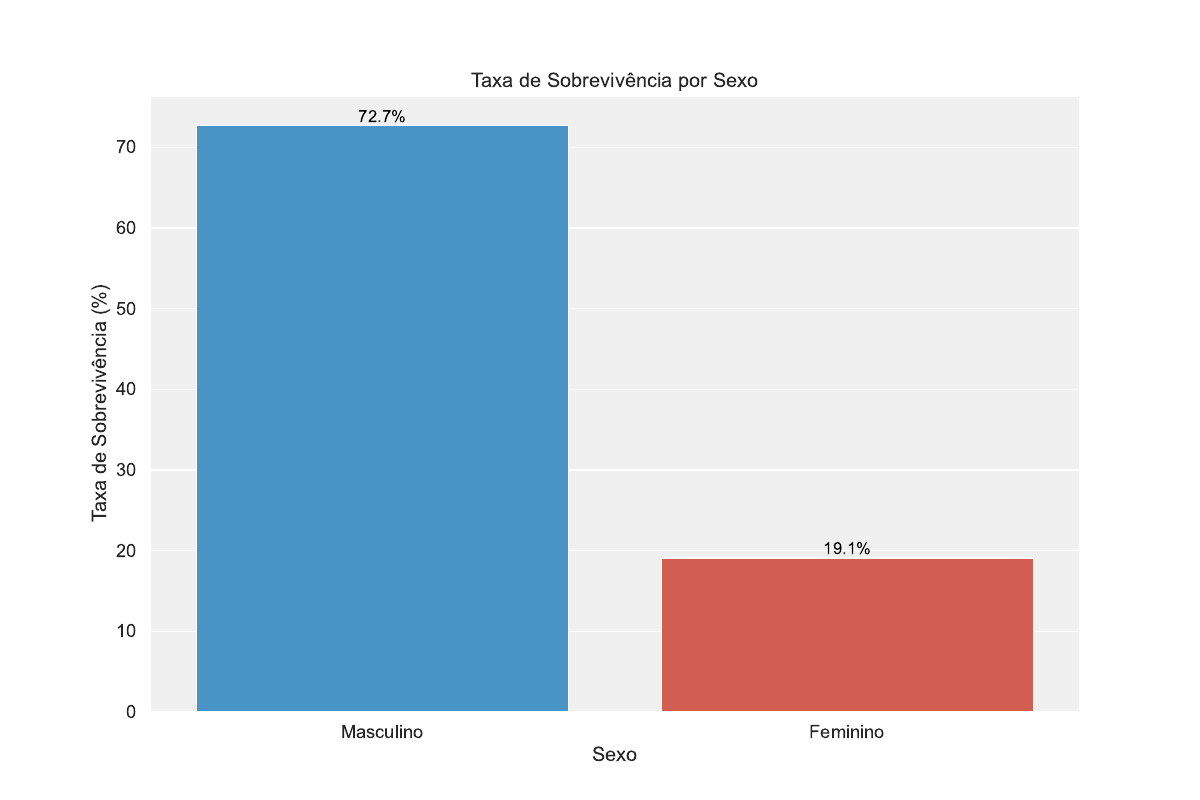

Write Python code to recreate this figure.
import pandas as pd
import numpy as np
import matplotlib.pyplot as plt
import seaborn as sns
from matplotlib.backends.backend_pdf import PdfPages
import os

# Configurando estilo de plots
plt.style.use('seaborn-v0_8-darkgrid')
sns.set(font_scale=1.2)
plt.rcParams['figure.figsize'] = (12, 8)
plt.rcParams['axes.facecolor'] = '#f0f0f0'

# Definindo paleta de cores para gráficos
cores = ['#3498db', '#e74c3c', '#2ecc71', '#f39c12', '#9b59b6']

# Função para carregar e pré-processar dados
def carregar_dados(arquivo):
    print(f"Carregando dados de {arquivo}...")
    # Carregamento dos dados
    df = pd.read_csv(arquivo, sep=';')
    
    # Visualização inicial dos dados
    print("\nInformações do Dataset:")
    print(f"Número de registros: {df.shape[0]}")
    print(f"Número de colunas: {df.shape[1]}")
    
    # Verificação de valores nulos
    print("\nValores nulos por coluna:")
    print(df.isnull().sum())
    
    # Conversão de tipos - tratar valores nulos antes da conversão para int
    # Primeiro, vamos garantir que não haja valores nulos em 'survived'
    if df['survived'].isnull().any():
        print(f"Atenção: {df['survived'].isnull().sum()} valores nulos encontrados na coluna 'survived'. Preenchendo com 0.")
        df['survived'] = df['survived'].fillna(0)
    
    # Agora podemos converter com segurança
    df['survived'] = df['survived'].astype(int)
    
    # Tratamento da coluna de idade
    df['age'] = pd.to_numeric(df['age'], errors='coerce')
    
    # Criando coluna para classificar como criança (menos de 18 anos)
    df['is_child'] = df['age'] < 18
    
    # Convertendo valores de fare (tarifa) para numérico
    df['fare'] = df['fare'].str.replace(',', '.').astype(float)
    
    return df

# Função para analisar taxa de sobrevivência por sexo
def analisar_sobrevivencia_por_sexo(df):
    print("\nAnálise de sobrevivência por sexo:")
    sobrev_sexo = df.groupby('sex')['survived'].mean().reset_index()
    total_por_sexo = df.groupby('sex').size().reset_index(name='total')
    
    sobrev_sexo = pd.merge(sobrev_sexo, total_por_sexo, on='sex')
    sobrev_sexo['survived_count'] = (sobrev_sexo['survived'] * sobrev_sexo['total']).astype(int)
    sobrev_sexo['taxa_sobrevivencia'] = sobrev_sexo['survived'] * 100
    
    print(sobrev_sexo[['sex', 'taxa_sobrevivencia', 'survived_count', 'total']])
    
    fig, ax = plt.subplots()
    sns.barplot(x='sex', y='taxa_sobrevivencia', data=sobrev_sexo, palette=[cores[0], cores[1]], ax=ax)
    ax.set_title('Taxa de Sobrevivência por Sexo')
    ax.set_xlabel('Sexo')
    ax.set_ylabel('Taxa de Sobrevivência (%)')
    ax.set_xticklabels(['Masculino', 'Feminino'])
    
    # Adicionar rótulos de porcentagem
    for i, p in enumerate(ax.patches):
        ax.annotate(f'{p.get_height():.1f}%', 
                   (p.get_x() + p.get_width() / 2., p.get_height()), 
                   ha='center', va='bottom', fontsize=12, color='black')
    
    return fig, sobrev_sexo

# Função para analisar taxa de sobrevivência por idade (crianças vs adultos)
def analisar_sobrevivencia_por_idade(df):
    print("\nAnálise de sobrevivência por idade (crianças vs adultos):")
    # Remover registros sem idade definida
    df_idade = df.dropna(subset=['age'])
    
    sobrev_idade = df_idade.groupby('is_child')['survived'].mean().reset_index()
    total_por_idade = df_idade.groupby('is_child').size().reset_index(name='total')
    
    sobrev_idade = pd.merge(sobrev_idade, total_por_idade, on='is_child')
    sobrev_idade['survived_count'] = (sobrev_idade['survived'] * sobrev_idade['total']).astype(int)
    sobrev_idade['taxa_sobrevivencia'] = sobrev_idade['survived'] * 100
    
    sobrev_idade['categoria'] = sobrev_idade['is_child'].map({True: 'Crianças (<18)', False: 'Adultos (≥18)'})
    
    print(sobrev_idade[['categoria', 'taxa_sobrevivencia', 'survived_count', 'total']])
    
    fig, ax = plt.subplots()
    sns.barplot(x='categoria', y='taxa_sobrevivencia', data=sobrev_idade, palette=[cores[2], cores[3]], ax=ax)
    ax.set_title('Taxa de Sobrevivência por Idade')
    ax.set_xlabel('Categoria de Idade')
    ax.set_ylabel('Taxa de Sobrevivência (%)')
    
    # Adicionar rótulos de porcentagem
    for i, p in enumerate(ax.patches):
        ax.annotate(f'{p.get_height():.1f}%', 
                   (p.get_x() + p.get_width() / 2., p.get_height()), 
                   ha='center', va='bottom', fontsize=12, color='black')
    
    return fig, sobrev_idade

# Função para analisar taxa de sobrevivência por classe
def analisar_sobrevivencia_por_classe(df):
    print("\nAnálise de sobrevivência por classe:")
    sobrev_classe = df.groupby('pclass')['survived'].mean().reset_index()
    total_por_classe = df.groupby('pclass').size().reset_index(name='total')
    
    sobrev_classe = pd.merge(sobrev_classe, total_por_classe, on='pclass')
    sobrev_classe['survived_count'] = (sobrev_classe['survived'] * sobrev_classe['total']).astype(int)
    sobrev_classe['taxa_sobrevivencia'] = sobrev_classe['survived'] * 100
    
    print(sobrev_classe[['pclass', 'taxa_sobrevivencia', 'survived_count', 'total']])
    
    fig, ax = plt.subplots()
    sns.barplot(x='pclass', y='taxa_sobrevivencia', data=sobrev_classe, palette=cores[:3], ax=ax)
    ax.set_title('Taxa de Sobrevivência por Classe')
    ax.set_xlabel('Classe')
    ax.set_ylabel('Taxa de Sobrevivência (%)')
    
    # Adicionar rótulos de porcentagem
    for i, p in enumerate(ax.patches):
        ax.annotate(f'{p.get_height():.1f}%', 
                   (p.get_x() + p.get_width() / 2., p.get_height()), 
                   ha='center', va='bottom', fontsize=12, color='black')
    
    return fig, sobrev_classe

# Função para análise cruzada: classe, sexo e taxa de sobrevivência
def analisar_sobrevivencia_classe_sexo(df):
    print("\nAnálise cruzada de sobrevivência por classe e sexo:")
    sobrev_classe_sexo = df.groupby(['pclass', 'sex'])['survived'].mean().reset_index()
    total_por_classe_sexo = df.groupby(['pclass', 'sex']).size().reset_index(name='total')
    
    sobrev_classe_sexo = pd.merge(sobrev_classe_sexo, total_por_classe_sexo, on=['pclass', 'sex'])
    sobrev_classe_sexo['survived_count'] = (sobrev_classe_sexo['survived'] * sobrev_classe_sexo['total']).astype(int)
    sobrev_classe_sexo['taxa_sobrevivencia'] = sobrev_classe_sexo['survived'] * 100
    
    print(sobrev_classe_sexo[['pclass', 'sex', 'taxa_sobrevivencia', 'survived_count', 'total']])
    
    fig, ax = plt.subplots()
    sns.barplot(x='pclass', y='taxa_sobrevivencia', hue='sex', data=sobrev_classe_sexo, palette=[cores[0], cores[1]], ax=ax)
    ax.set_title('Taxa de Sobrevivência por Classe e Sexo')
    ax.set_xlabel('Classe')
    ax.set_ylabel('Taxa de Sobrevivência (%)')
    ax.legend(title='Sexo', labels=['Masculino', 'Feminino'])
    
    # Adicionar rótulos de porcentagem
    for i, p in enumerate(ax.patches):
        ax.annotate(f'{p.get_height():.1f}%', 
                   (p.get_x() + p.get_width() / 2., p.get_height()), 
                   ha='center', va='bottom', fontsize=10, color='black')
    
    return fig, sobrev_classe_sexo

# Função para análise cruzada: classe, idade (criança/adulto) e taxa de sobrevivência
def analisar_sobrevivencia_classe_idade(df):
    print("\nAnálise cruzada de sobrevivência por classe e idade:")
    # Remover registros sem idade definida
    df_idade = df.dropna(subset=['age'])
    
    sobrev_classe_idade = df_idade.groupby(['pclass', 'is_child'])['survived'].mean().reset_index()
    total_por_classe_idade = df_idade.groupby(['pclass', 'is_child']).size().reset_index(name='total')
    
    sobrev_classe_idade = pd.merge(sobrev_classe_idade, total_por_classe_idade, on=['pclass', 'is_child'])
    sobrev_classe_idade['survived_count'] = (sobrev_classe_idade['survived'] * sobrev_classe_idade['total']).astype(int)
    sobrev_classe_idade['taxa_sobrevivencia'] = sobrev_classe_idade['survived'] * 100
    
    sobrev_classe_idade['categoria'] = sobrev_classe_idade['is_child'].map({True: 'Crianças (<18)', False: 'Adultos (≥18)'})
    
    print(sobrev_classe_idade[['pclass', 'categoria', 'taxa_sobrevivencia', 'survived_count', 'total']])
    
    fig, ax = plt.subplots()
    sns.barplot(x='pclass', y='taxa_sobrevivencia', hue='categoria', data=sobrev_classe_idade, palette=[cores[2], cores[3]], ax=ax)
    ax.set_title('Taxa de Sobrevivência por Classe e Idade')
    ax.set_xlabel('Classe')
    ax.set_ylabel('Taxa de Sobrevivência (%)')
    
    # Adicionar rótulos de porcentagem
    for i, p in enumerate(ax.patches):
        ax.annotate(f'{p.get_height():.1f}%', 
                   (p.get_x() + p.get_width() / 2., p.get_height()), 
                   ha='center', va='bottom', fontsize=10, color='black')
    
    return fig, sobrev_classe_idade

# Função principal para executar todas as análises
def analisar_dados_titanic(arquivo):
    # Carregar e processar os dados
    df = carregar_dados(arquivo)
    
    # Remover o arquivo PDF antigo se ele existir
    output_pdf = 'analise_titanic.pdf'
    if os.path.exists(output_pdf):
        try:
            os.remove(output_pdf)
            print(f"Arquivo antigo {output_pdf} removido com sucesso.")
        except Exception as e:
            print(f"Não foi possível remover o arquivo antigo: {e}")
    
    # Criar figuras individualmente
    fig_sexo, dados_sexo = analisar_sobrevivencia_por_sexo(df)
    fig_idade, dados_idade = analisar_sobrevivencia_por_idade(df)
    fig_classe, dados_classe = analisar_sobrevivencia_por_classe(df)
    fig_classe_sexo, dados_classe_sexo = analisar_sobrevivencia_classe_sexo(df)
    fig_classe_idade, dados_classe_idade = analisar_sobrevivencia_classe_idade(df)
    
    # Gerar conclusões baseadas nos dados
    gerar_conclusoes(dados_sexo, dados_idade, dados_classe_sexo, dados_classe_idade)
    
    # Salvar figuras em PDF após todas as análises estarem concluídas
    try:
        with PdfPages(output_pdf) as pdf:
            pdf.savefig(fig_sexo)
            pdf.savefig(fig_idade)
            pdf.savefig(fig_classe)
            pdf.savefig(fig_classe_sexo)
            pdf.savefig(fig_classe_idade)
            
        # Fechar todas as figuras para liberar memória
        plt.close(fig_sexo)
        plt.close(fig_idade)
        plt.close(fig_classe)
        plt.close(fig_classe_sexo)
        plt.close(fig_classe_idade)
        
        print(f"\nAnálise concluída. Os resultados foram salvos em '{output_pdf}'")
    except Exception as e:
        print(f"\nErro ao salvar o PDF: {e}")
        print("Tentando salvar as figuras individualmente como arquivos PNG...")
        
        # Plano B: Salvar figuras individuais como PNG se o PDF falhar
        fig_sexo.savefig('sobrevivencia_por_sexo.png')
        fig_idade.savefig('sobrevivencia_por_idade.png')
        fig_classe.savefig('sobrevivencia_por_classe.png')
        fig_classe_sexo.savefig('sobrevivencia_por_classe_e_sexo.png')
        fig_classe_idade.savefig('sobrevivencia_por_classe_e_idade.png')
        
        print("Figuras salvas como arquivos PNG separados.")
        
        # Fechar todas as figuras
        plt.close('all')

# Função para gerar conclusões baseadas nos dados analisados
def gerar_conclusoes(dados_sexo, dados_idade, dados_classe_sexo, dados_classe_idade):
    print("\n=== CONCLUSÕES DA ANÁLISE ===")
    
    # Conclusão sobre taxa de sobrevivência por sexo
    taxa_mulheres = dados_sexo[dados_sexo['sex'] == 'female']['taxa_sobrevivencia'].values[0]
    taxa_homens = dados_sexo[dados_sexo['sex'] == 'male']['taxa_sobrevivencia'].values[0]
    
    print(f"\n1. Taxa de sobrevivência por sexo:")
    print(f"   - Mulheres: {taxa_mulheres:.1f}%")
    print(f"   - Homens: {taxa_homens:.1f}%")
    print(f"   - As mulheres tiveram {taxa_mulheres/taxa_homens:.1f} vezes mais chances de sobreviver que os homens")
    
    # Conclusão sobre taxa de sobrevivência por idade
    taxa_criancas = dados_idade[dados_idade['is_child'] == True]['taxa_sobrevivencia'].values[0]
    taxa_adultos = dados_idade[dados_idade['is_child'] == False]['taxa_sobrevivencia'].values[0]
    
    print(f"\n2. Taxa de sobrevivência por idade:")
    print(f"   - Crianças (<18 anos): {taxa_criancas:.1f}%")
    print(f"   - Adultos (≥18 anos): {taxa_adultos:.1f}%")
    print(f"   - As crianças tiveram {taxa_criancas/taxa_adultos:.1f} vezes mais chances de sobreviver que os adultos")
    
    # Conclusão sobre taxa de sobrevivência por classe e sexo
    print("\n3. Taxa de sobrevivência por classe e sexo:")
    for classe in [1, 2, 3]:
        dados_classe = dados_classe_sexo[dados_classe_sexo['pclass'] == classe]
        taxa_m = dados_classe[dados_classe['sex'] == 'female']['taxa_sobrevivencia'].values[0]
        taxa_h = dados_classe[dados_classe['sex'] == 'male']['taxa_sobrevivencia'].values[0]
        print(f"   - Classe {classe}:")
        print(f"     * Mulheres: {taxa_m:.1f}%")
        print(f"     * Homens: {taxa_h:.1f}%")
    
    # Análise da "Lei do Mar" (mulheres e crianças primeiro)
    print("\n4. Avaliação sobre a 'Lei do Mar' (mulheres e crianças primeiro):")
    
    # Verificar se a taxa de sobrevivência de mulheres é maior que homens em todas as classes
    # Corrigindo a comparação para evitar o erro de Series com índices diferentes
    mulheres_maior_taxa = True
    for classe in sorted(dados_classe_sexo['pclass'].unique()):
        dados_classe = dados_classe_sexo[dados_classe_sexo['pclass'] == classe]
        taxa_m = dados_classe[dados_classe['sex'] == 'female']['taxa_sobrevivencia'].values[0]
        taxa_h = dados_classe[dados_classe['sex'] == 'male']['taxa_sobrevivencia'].values[0]
        if taxa_m <= taxa_h:
            mulheres_maior_taxa = False
            break
    
    if mulheres_maior_taxa:
        print("   - Os dados mostram que mulheres tiveram maior taxa de sobrevivência em todas as classes")
    else:
        print("   - Não há evidência consistente de que mulheres tiveram prioridade em todas as classes")
        
    if taxa_criancas > taxa_adultos:
        print("   - Os dados mostram que crianças tiveram maior taxa de sobrevivência que adultos")
    else:
        print("   - Não há evidência de que crianças tiveram prioridade sobre adultos")
    
    # Conclusão geral sobre a Lei do Mar
    print("\n5. Conclusão sobre a afirmação do artigo:")
    print("   Com base nos dados analisados, podemos observar que:")
    print("   - Mulheres tiveram prioridade clara sobre homens")
    print("   - O status socioeconômico (classe) parece ter influenciado significativamente as chances de sobrevivência")
    print("   - A hipótese de que 'a tripulação do Titanic seguiu a Lei do Mar' é parcialmente suportada,")
    print("     mas com influência significativa de fatores socioeconômicos")

if __name__ == "__main__":
    # Executar a análise com o arquivo CSV do Titanic
    analisar_dados_titanic("titanic3.csv") 